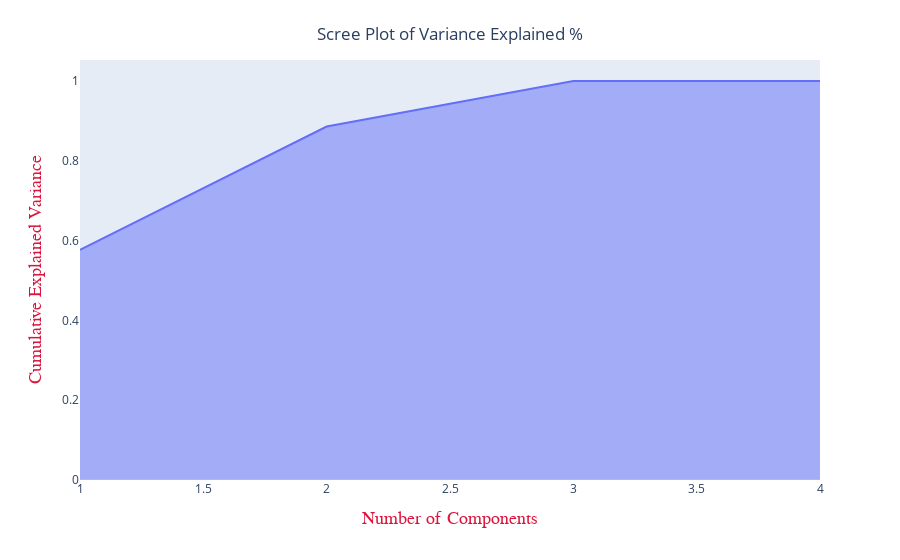

The cell this chart's notebook holds for it:
### Code cell
pca = PCA()
components = pca.fit_transform(X)
exp_var_cumul = np.cumsum(pca.explained_variance_ratio_)

fig =px.area(
    x=range(1, exp_var_cumul.shape[0] + 1),
    y=exp_var_cumul,
    labels={"x": "Number of Components", "y": "Cumulative Explained Variance"}
)
fig.update_xaxes(title_font=dict(size=18, family='Courier', color='crimson'),showgrid=False)
fig.update_yaxes(title_font=dict(size=18, family='Courier', color='crimson'),showgrid=False)
fig.update_layout( title={'text':"Scree Plot of Variance Explained %",
                         'y':0.95,
                         'yanchor': 'top',
                         'x':0.5,
                         'xanchor': 'center'})
fig.show()

### Figure 1 — Plotly figure (JSON) as saved in the notebook; plotly's stock layout.template omitted (floating-point values rounded to 4 significant figures)
{"data": [{"hovertemplate": "Number of Components=%{x}<br>Cumulative Explained Variance=%{y}<extra></extra>", "legendgroup": "", "line": {"color": "#636efa"}, "mode": "lines", "name": "", "orientation": "v", "showlegend": false, "stackgroup": "1", "type": "scatter", "x": [1, 2, 3, 4], "xaxis": "x", "y": [0.577, 0.8859, 0.9998, 1], "yaxis": "y"}], "layout": {"legend": {"tracegroupgap": 0}, "margin": {"t": 60}, "title": {"text": "Scree Plot of Variance Explained %", "x": 0.5, "xanchor": "center", "y": 0.95, "yanchor": "top"}, "xaxis": {"anchor": "y", "domain": [0, 1], "showgrid": false, "title": {"font": {"color": "crimson", "family": "Courier", "size": 18}, "text": "Number of Components"}}, "yaxis": {"anchor": "x", "domain": [0, 1], "showgrid": false, "title": {"font": {"color": "crimson", "family": "Courier", "size": 18}, "text": "Cumulative Explained Variance"}}}}
